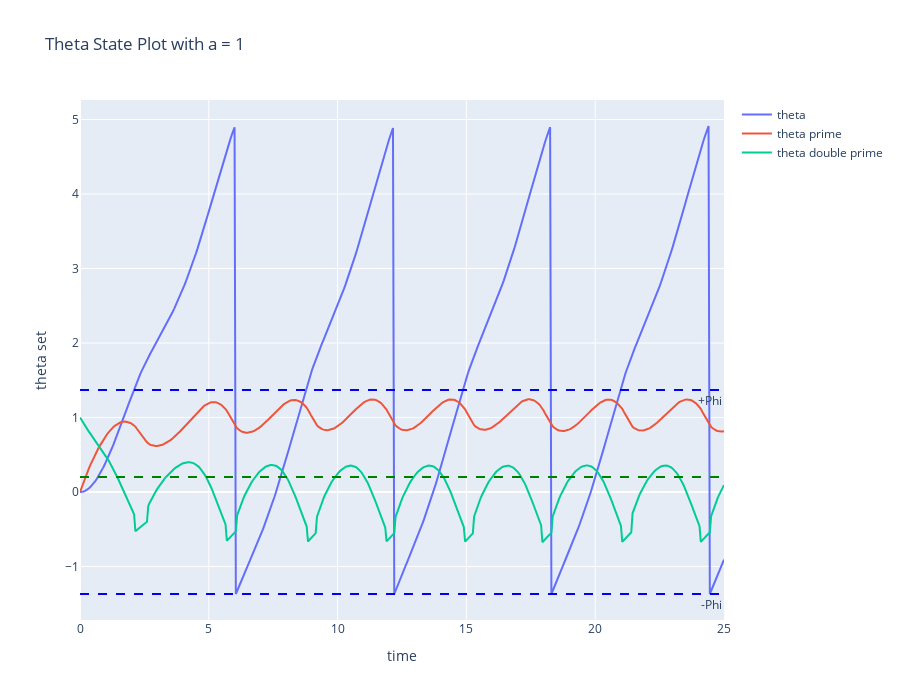

Notebook source saved alongside this figure:
### Code cell
fig_len= 700
fig = go.Figure()
fig.update_layout(title = 'Theta State Plot with a = ' + str(a), xaxis_title = 'time', yaxis_title = 'theta set',
                  height = fig_len, width = fig_len + 200
                 )

fig.add_trace(go.Scatter(x=theta_set['time'], y = theta_set['theta'],
                    mode='lines',
                    name='theta'))
fig.add_trace(go.Scatter(x=theta_set['time'], y = theta_set['theta_prime'],
                    mode='lines',
                    name='theta prime'))
fig.add_trace(go.Scatter(x=theta_set['time'], y = theta_set['theta_double_prime'],
                    mode='lines',
                    name='theta double prime'))

fig.add_hline(y = -phi, line_dash = 'dash', line_color = 'blue',
                annotation_text = "-Phi", annotation_position="bottom right")
fig.add_hline(y = phi, line_dash = 'dash', line_color = 'blue',
                annotation_text = "+Phi", annotation_position="bottom right")

#initial acceleration
fig.add_hline(y = F_0 /(m*R) * np.cos(phi), line_dash = 'dash', line_color = 'green')

fig.show()

### Figure 1 — Plotly figure (JSON) as saved in the notebook; plotly's stock layout.template omitted (floating-point values rounded to 4 significant figures; data arrays with more than 128 entries replaced by an {"elided": "..."} marker saying what was removed)
{"data": [{"mode": "lines", "name": "theta", "type": "scatter", "x": {"elided": "501 float values"}, "y": {"elided": "501 float values"}}, {"mode": "lines", "name": "theta prime", "type": "scatter", "x": {"elided": "501 float values"}, "y": {"elided": "501 float values"}}, {"mode": "lines", "name": "theta double prime", "type": "scatter", "x": {"elided": "501 float values"}, "y": {"elided": "501 float values"}}], "layout": {"annotations": [{"showarrow": false, "text": "-Phi", "x": 1, "xanchor": "right", "xref": "x domain", "y": -1.369, "yanchor": "top", "yref": "y"}, {"showarrow": false, "text": "+Phi", "x": 1, "xanchor": "right", "xref": "x domain", "y": 1.369, "yanchor": "top", "yref": "y"}], "height": 700, "shapes": [{"line": {"color": "blue", "dash": "dash"}, "type": "line", "x0": 0, "x1": 1, "xref": "x domain", "y0": -1.369, "y1": -1.369, "yref": "y"}, {"line": {"color": "blue", "dash": "dash"}, "type": "line", "x0": 0, "x1": 1, "xref": "x domain", "y0": 1.369, "y1": 1.369, "yref": "y"}, {"line": {"color": "green", "dash": "dash"}, "type": "line", "x0": 0, "x1": 1, "xref": "x domain", "y0": 0.2, "y1": 0.2, "yref": "y"}], "title": {"text": "Theta State Plot with a = 1"}, "width": 900, "xaxis": {"autorange": true, "range": [0, 25.0], "title": {"text": "time"}, "type": "linear"}, "yaxis": {"autorange": true, "range": [-1.718, 5.262], "title": {"text": "theta set"}, "type": "linear"}}}
